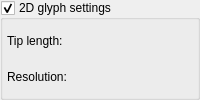
                            <widget class="ctkCollapsibleGroupBox" name="GlyphSourceOptions2D">
                              <property name="sizePolicy">
                                <sizepolicy hsizetype="Minimum" vsizetype="Minimum">
                                  <horstretch>1</horstretch>
                                  <verstretch>0</verstretch>
                                </sizepolicy>
                              </property>
                              <property name="title">
                                <string>2D glyph settings</string>
                              </property>
                              <property name="checkable">
                                <bool>true</bool>
                              </property>
                              <property name="checked">
                                <bool>true</bool>
                              </property>
                              <property name="collapsed" stdset="0">
                                <bool>false</bool>
                              </property>
                              <layout class="QGridLayout" name="gridLayout_10">
                                <property name="leftMargin">
                                  <number>4</number>
                                </property>
                                <property name="topMargin">
                                  <number>4</number>
                                </property>
                                <property name="rightMargin">
                                  <number>4</number>
                                </property>
                                <property name="bottomMargin">
                                  <number>4</number>
                                </property>
                                <property name="spacing">
                                  <number>4</number>
                                </property>
                                <item row="1" column="0">
                                  <widget class="QLabel" name="GlyphTipLengthLabel2D">
                                    <property name="toolTip">
                                      <string>Adjust how much of the tip the arrow will consist of as a decimal percentage</string>
                                    </property>
                                    <property name="text">
                                      <string>Tip length:</string>
                                    </property>
                                  </widget>
                                </item>
                                <item row="1" column="1">
                                  <widget class="ctkSliderWidget" name="GlyphTipLengthPercent2D" native="true">
                                    <property name="toolTip">
                                      <string>Length of the arrow tip  as percentage of displacement</string>
                                    </property>
                                    <property name="decimals" stdset="0">
                                      <number>0</number>
                                    </property>
                                    <property name="singleStep" stdset="0">
                                      <double>1.000000000000000</double>
                                    </property>
                                    <property name="pageStep" stdset="0">
                                      <double>10.000000000000000</double>
                                    </property>
                                    <property name="maximum" stdset="0">
                                      <double>100.000000000000000</double>
                                    </property>
                                    <property name="value" stdset="0">
                                      <double>30.000000000000000</double>
                                    </property>
                                    <property name="suffix" stdset="0">
                                      <string>%</string>
                                    </property>
                                  </widget>
                                </item>
                                <item row="2" column="0">
                                  <widget class="QLabel" name="GlyphResolutionLabel2D">
                                    <property name="toolTip">
                                      <string>Adjust resolution of the glyph (higher value generates smoother curved lines but visualization may be slower)</string>
                                    </property>
                                    <property name="text">
                                      <string>Resolution:</string>
                                    </property>
                                  </widget>
                                </item>
                                <item row="2" column="1">
                                  <widget class="ctkSliderWidget" name="GlyphResolution2D" native="true">
                                    <property name="toolTip">
                                      <string>Adjust resolution of arrow (lower is less detailed but rendered faster)</string>
                                    </property>
                                    <property name="decimals" stdset="0">
                                      <number>0</number>
                                    </property>
                                    <property name="singleStep" stdset="0">
                                      <double>1.000000000000000</double>
                                    </property>
                                    <property name="pageStep" stdset="0">
                                      <double>1.000000000000000</double>
                                    </property>
                                    <property name="minimum" stdset="0">
                                      <double>4.000000000000000</double>
                                    </property>
                                    <property name="maximum" stdset="0">
                                      <double>50.000000000000000</double>
                                    </property>
                                    <property name="value" stdset="0">
                                      <double>6.000000000000000</double>
                                    </property>
                                  </widget>
                                </item>
                              </layout>
                            </widget>
